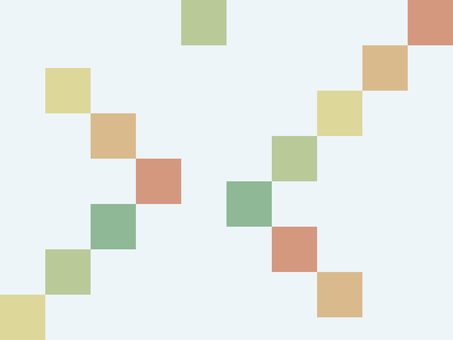
#> input picture hwang/imgSet/real_4.jpg, 453 x 340 px, found by its file name
$ python test.py
#> lines starting #> are read from the running program, lines starting #| are printed output that depends on the picture
import math
import cv2 as cv
import numpy as np
import time

# pickColor.py와 동일한 코드
# 단, 테스트에 용이하도록 파라미터 조절할 수 있게 기능을 추가함
##############################################################
# 목표 : 화면에서 네모를 찾아라.
# 1. 이미지를 읽는다.
# 2. 읽어온 이미지를 HSV로 분류하고, 전체 픽셀 정보를 저장한다.
# 3. 기준 색상을 정하고, 기준색상과 다른 픽셀 값을 찾기 시작한다.
# 4. 기준 색상과 다른 픽셀 값을 찾으면 해당 픽셀과 유사한 색상 범위를 가지는 mask를 만들고, 이 mask가 적용된 이미지를 뽑는다.
# 5. mask가 적용된 이미지를 grayscale -> binary 처리한다. 이제 해당 색상만 보이는 이미지가 나온다.
# 6. 이미지 값이 존재하는 폐곡선 영역을 찾는다. 선이 너무 세밀하면 안되기 때문에 모폴로지를 적용해서 적당히 선을 뭉갠다.
# 7. 해당 폐곡선의 꼭지점 갯수를 구한다. 꼭지점의 갯수가 4개인 것이 네모이다.

###############################################################
# 전역 변수 모음
# 테스트할 파일 이름
testFile = 'hwang/imgSet/real_4.jpg'
# ROI 가로, 세로 길이 (ROI 내의 평균 색상을 구하는데 사용한다. 크기가 클수록 정확한 색상을 찾기 힘들다. 대신 계산량이 줄어든다.)
# roiLength = 5
# mask 생성 시 H값의 범위
# maskDistance = 30
# 모폴로지 적용할 kernel 크기 (커널 사이즈가 작을수록 인근한 색상을 하나의 집합으로 묶는다.)
# kernelSize = 5
# 외곽선을 단순화하기 위한 epsilon 계수 (적을수록 세밀하게, 클수록 뭉뚝하게 외곽선을 그리게 된다.)
# epsilonCount = 0.015
# 색상의 유사도 거리 (거리가 가까울수록 인접한 색상이다.)
# ranges = 20
# 찾은 사각형 카운트 수
# rectangleCount = 0
###############################################################

# 2개의 색상값을 입력 받을 시, 2개의 색상 유사도 거리값 구하는 메소드
def findTwoColorDistanceHSV(hsvColor1, hsvColor2):
    # d = sqrt{(h1-h2)^2 + (s1-s2)^2 + (v1-v2)^2}
    hsvColor1H = int(hsvColor1[0])
    hsvColor1S = int(hsvColor1[1])
    hsvColor1V = int(hsvColor1[2])
    hsvColor2H = int(hsvColor2[0])
    hsvColor2S = int(hsvColor2[1])
    hsvColor2V = int(hsvColor2[2])

    x1 = (hsvColor1S * math.cos(2 * (math.pi * (hsvColor1H / 255))) * hsvColor1V) / 255
    y1 = (hsvColor1S * math.sin(2 * (math.pi * (hsvColor1H / 255))) * hsvColor1V) / 255
    z1 = hsvColor1V

    x2 = (hsvColor2S * math.cos(2 * (math.pi * (hsvColor2H / 255))) * hsvColor2V) / 255
    y2 = (hsvColor2S * math.sin(2 * (math.pi * (hsvColor2H / 255))) * hsvColor2V) / 255
    z2 = hsvColor2V

    distance = math.sqrt(pow((x1 - x2), 2) + pow((y1 - y2), 2) + pow((z1 - z2), 2))
    return distance

# 입력 받은 색상을 기준으로 mask 생성하는 메소드
def makeMaskImg(h, s, v):
    # 선택된 색상을 기준으로 비슷한 색상 lower, upper 범위 설정
    # maskDistance = cv.getTrackbarPos('maskDistance', 'imgResult')
    # s = cv.getTrackbarPos('mask_hsv_S', 'imgResult')
    # v = cv.getTrackbarPos('mask_hsv_V', 'imgResult')

    if h < maskDistance:
        lowerBlueA1 = np.array([h - maskDistance + 180, s, v])
        upperBlueA1 = np.array([180, 255, 255])
        lowerBlueA2 = np.array([0, s, v])
        upperBlueA2 = np.array([h, 255, 255])
        lowerBlueA3 = np.array([h, s, v])
        upperBlueA3 = np.array([h + maskDistance, 255, 255])

    elif h > 180 - maskDistance:
        lowerBlueA1 = np.array([h, s, v])
        upperBlueA1 = np.array([180, 255, 255])
        lowerBlueA2 = np.array([0, s, v])
        upperBlueA2 = np.array([h + maskDistance - 180, 255, 255])
        lowerBlueA3 = np.array([h - maskDistance, s, v])
        upperBlueA3 = np.array([h, 255, 255])

    else:
        lowerBlueA1 = np.array([h, s, v])
        upperBlueA1 = np.array([h + maskDistance, 255, 255])
        lowerBlueA2 = np.array([h - maskDistance, s, v])
        upperBlueA2 = np.array([h, 255, 255])
        lowerBlueA3 = np.array([h - maskDistance, s, v])
        upperBlueA3 = np.array([h, 255, 255])

    # 범위값으로 HSV에서 마스크 생성
    imgMaskA1 = cv.inRange(imgColorHsv, lowerBlueA1, upperBlueA1)
    imgMaskA2 = cv.inRange(imgColorHsv, lowerBlueA2, upperBlueA2)
    imgMaskA3 = cv.inRange(imgColorHsv, lowerBlueA3, upperBlueA3)
    temp = cv.bitwise_or(imgMaskA1, imgMaskA2)
    imgMaskResult = cv.bitwise_or(imgMaskA3, temp)

    # 모폴로지 적용
    kernel = np.ones((kernelSize, kernelSize), np.uint8)
    imgMaskResult = cv.morphologyEx(imgMaskResult, cv.MORPH_OPEN, kernel)
    imgMaskResult = cv.morphologyEx(imgMaskResult, cv.MORPH_CLOSE, kernel)

    # 최종적으로 비슷한 색만 적용된 이미지 추출
    imgResult = cv.bitwise_and(imgColorBGR, imgColorBGR, mask=imgMaskResult)

    # cv.imshow('mask', imgResult)
    return imgResult

# 입력받은 HSV 이미지를 이진화하기
def changeBinaryImage(imageColor):
    imgGrayscale = cv.cvtColor(imageColor, cv.COLOR_BGR2GRAY)
    ret, imgBinary = cv.threshold(imgGrayscale, 127, 255, cv.THRESH_BINARY|cv.THRESH_OTSU)
    # [4 lines of commented-out code are left out]

    return imgBinary

# 외곽선 정보 찾기
def findContoursInfo(originalImage, imageColor, imageBinary):
    # contours = 동일한 색을 가지고 있는 영역의 경계선 정보
    # RETR_EXTERNAL = contours 정보 중에서 바깥쪽 라인만 찾는다.
    # CHAIN_APPROX_SIMPLE = contours 라인을 그릴 수 있는 포인트를 반환
    contours, hierarchy = cv.findContours(imageBinary, cv.RETR_EXTERNAL, cv.CHAIN_APPROX_SIMPLE)

    for count in contours:
        # countours의 꼭지점 갯수
        # epsilon = 근사 정확도, 외곽선 길이값 구하기 위한 값, 외곽선이 닫힌 폐외곽선 기준
        epsilon = epsilonCount * cv.arcLength(count, True)
        # approx = epsilon값에 따라 꼭지점 수를 줄여서 새로운 도형을 반환
        approx = cv.approxPolyDP(count, epsilon, True)

        # 반환된 도형의 꼭지점 갯수
        size = len(approx)
        # 네모는 꼭지점이 4개다. 4개일때만 체크한다.
        if cv.isContourConvex(approx):
            if size == 4:
                cv.line(originalImage, tuple(approx[0][0]), tuple(approx[size-1][0]), (0, 255, 0), 3)
                for k in range(size - 1):
                    cv.line(originalImage, tuple(approx[k][0]), tuple(approx[k + 1][0]),(0, 255, 0), 3)

                global rectangleCount
                rectangleCount += 1
                setLabel(originalImage, str(rectangleCount), count)

    # [4 lines of commented-out code are left out]
    return originalImage

def setLabel(image, str, contour):
    (textWidth, textHeight), baseLine = cv.getTextSize(str, cv.FONT_HERSHEY_SIMPLEX, 0.7, 1)
    x, y, width, height = cv.boundingRect(contour)
    ptX = x + int((width - textWidth) / 2)
    ptY = y + int((height + textHeight) / 2)
    cv.rectangle(image, (ptX, ptY + baseLine), (ptX + textWidth, ptY - textHeight), (200, 200, 200), cv.FILLED)
    cv.putText(image, str, (ptX, ptY), cv.FONT_HERSHEY_SIMPLEX, 0.7, (0, 0, 0), 1, 8)

def refresh(x):
    pass


# start_vect=time.time()
cv.namedWindow('result')

# [14 lines of commented-out code are left out]

cv.createTrackbar('roiLength', 'result', 0, 10, refresh)
cv.setTrackbarPos('roiLength', 'result', 5)

cv.createTrackbar('maskDistance', 'result', 0, 50, refresh)
cv.setTrackbarPos('maskDistance', 'result', 10)

cv.createTrackbar('kernelSize', 'result', 0, 20, refresh)
cv.setTrackbarPos('kernelSize', 'result', 3)

cv.createTrackbar('epsilonCount', 'result', 0, 180, refresh)
cv.setTrackbarPos('epsilonCount', 'result', 175)

cv.createTrackbar('ranges', 'result', 0, 100, refresh)
cv.setTrackbarPos('ranges', 'result', 15)

while(True):
    rectangleCount = 0
    # 1. 이미지를 BGR로 읽어오기
    imgColorBGR = cv.imread(testFile, cv.IMREAD_COLOR)
#> imgColorBGR is the input picture: shape (340, 453, 3); mean B, G, R 228.5, 234.3, 230
    copyImage = cv.imread(testFile, cv.IMREAD_COLOR)

    # 2. 읽어온 이미지를 BGR -> HSV로 변경
    imgColorHsv = cv.cvtColor(imgColorBGR, cv.COLOR_BGR2HSV)
#> imgColorHsv: shape (340, 453, 3); mean H, S, V 84.8, 23.7, 240.6
    # 가로, 세로 길이 구하기
    height, width = imgColorBGR.shape[:2]
#> height = 340; width = 453
    # print(f'height={height}', f'width={width}')

    # 2. HSV 모든 픽셀 정보를 저장
    pixelInfo = [[0 for x in range(width)] for y in range(height)]
    for i in range(0, height):
        for j in range(0, width):
            pixelInfo[i][j] = imgColorHsv[i, j]
#> after the loop, pixelInfo = 340 items

    # 3. 기준 색상 정하기 (좌측 상단 시작점)
    baseColor = pixelInfo[0][0]
#> baseColor = [98, 11, 248]

    distanceArray = []
    savePixelList = []
    savePixelList.append(baseColor)

    j = 0

    # 3. 기준 색상과 다른 픽셀을 찾는다.
    while j < height:
        i = 0
        while i < width:
            # 비교군 색상을 정하고, 기준 색상과 비교군 색상의 색상 유사도 거리값을 구한다.
            comparisonColor = pixelInfo[j][i]
#> comparisonColor = [98, 11, 248]
            arraySize = len(savePixelList)
#> arraySize = 1

            # 저장된 픽셀 정보와 현재 비교할 색상의 유사도 값을 전부 비교한다.
            # 모든 비교값이 ranges보다 커야 한다. 하나라도 작다면 이미 사전에 비교한 색상이다.
            flag = True
            for k in range(0, arraySize):
                distance = findTwoColorDistanceHSV(savePixelList[k], comparisonColor)
#> in findTwoColorDistanceHSV, `hsvColor1H = int(hsvColor1[0])`: hsvColor1H = 98
#> in findTwoColorDistanceHSV, `hsvColor1S = int(hsvColor1[1])`: hsvColor1S = 11
#> in findTwoColorDistanceHSV, `hsvColor1V = int(hsvColor1[2])`: hsvColor1V = 248
#> in findTwoColorDistanceHSV, `hsvColor2H = int(hsvColor2[0])`: hsvColor2H = 98
#> in findTwoColorDistanceHSV, `hsvColor2S = int(hsvColor2[1])`: hsvColor2S = 11
#> in findTwoColorDistanceHSV, `hsvColor2V = int(hsvColor2[2])`: hsvColor2V = 248
#> in findTwoColorDistanceHSV, `x1 = (hsvColor1S * math.cos(2 * (math.pi * (hsvColor1H / 255))) * hsvC..`: x1 = -7.99
#> in findTwoColorDistanceHSV, `y1 = (hsvColor1S * math.sin(2 * (math.pi * (hsvColor1H / 255))) * hsvC..`: y1 = 7.11
#> in findTwoColorDistanceHSV, `z1 = hsvColor1V`: z1 = 248
#> in findTwoColorDistanceHSV, `x2 = (hsvColor2S * math.cos(2 * (math.pi * (hsvColor2H / 255))) * hsvC..`: x2 = -7.99
#> in findTwoColorDistanceHSV, `y2 = (hsvColor2S * math.sin(2 * (math.pi * (hsvColor2H / 255))) * hsvC..`: y2 = 7.11
#> in findTwoColorDistanceHSV, `z2 = hsvColor2V`: z2 = 248
#> in findTwoColorDistanceHSV, `distance = math.sqrt(pow((x1 - x2), 2) + pow((y1 - y2), 2) + pow((z1 -..`: distance = 0
#> distance = 0
                ranges = cv.getTrackbarPos('ranges', 'result')

                if ranges >= distance:
                    flag = False

            # 위에서 비교한 결과 모든 비교값이 ranges보다 크다면 (flag == true라면)
            # 만약 유사도 거리가 큰 색상을 찾았다면, 마스크를 생성한다.
            if flag == True:
                # 일단 이 색상은 비교할 색상으로 인정되었기 때문에, 픽셀 정보 배열에 저장한다.
                savePixelList.append(comparisonColor)
                # 주변 근접한 색상을 묶어서 ROI 생성
                # 비교대상 hsv 색상을 뽑는 메소드, ROI 크기를 설정하고 해당 크기 내의 평균값을 뽑는다.
                roiLength = cv.getTrackbarPos('roiLength', 'result')

                roi = imgColorBGR[j:j + roiLength, i: i + roiLength]
                roi = cv.medianBlur(roi, 3)
                hsv = cv.cvtColor(roi, cv.COLOR_BGR2HSV)
                h, s, v =cv.split(hsv)
                h = h.mean()
                s = s.mean()
                v = v.mean()
                h = int(h)
                s = int(s)
                v = int(v)

                # 생성된 ROI를 기반으로 하는 mask 생성
                maskDistance = cv.getTrackbarPos('maskDistance', 'result')
                kernelSize = cv.getTrackbarPos('kernelSize', 'result')
                epsilonCount = cv.getTrackbarPos('epsilonCount', 'result')
                epsilonCount = float(epsilonCount)/1000

                resultImage = makeMaskImg(h, s, v)
                resultImageBinary = changeBinaryImage(resultImage)
                findContoursInfo(copyImage, resultImage, resultImageBinary)
            i += 5
        j += 5

    # print(savePixelList)
    cv.imshow('result', copyImage)
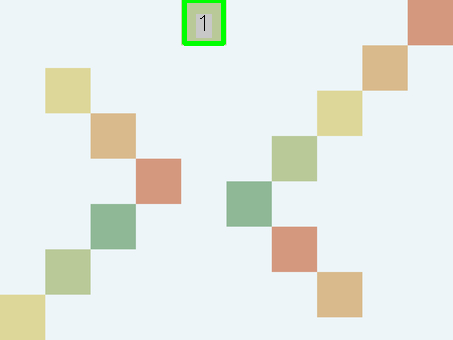
#> window 'result': shape (340, 453, 3); mean B, G, R 227.9, 234.6, 229.1
    print(rectangleCount)
    cv.waitKey(0)

$ run again, with hwang/imgSet/real_2.jpg copied over hwang/imgSet/real_4.jpg
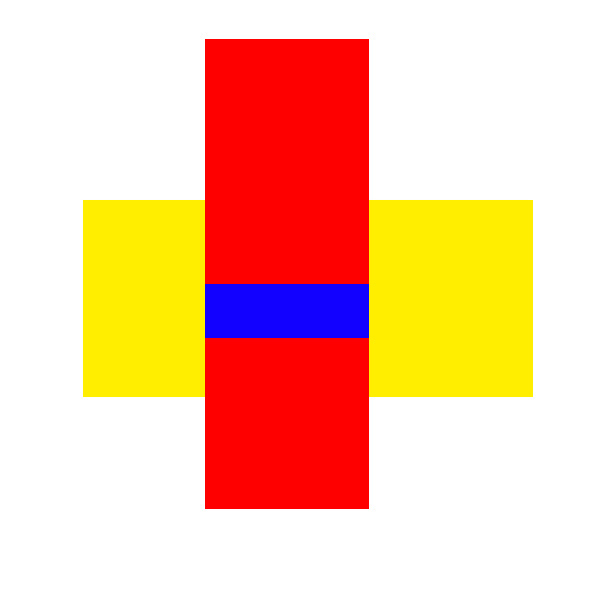
#> input picture hwang/imgSet/real_2.jpg, 600 x 600 px, found by its file name
#> imgColorBGR is the input picture: shape (600, 600, 3); mean B, G, R 166.8, 197.8, 249
#> imgColorHsv: shape (600, 600, 3); mean H, S, V 8.1, 94.5, 254.8
#> after the loop `for i in range(0, height):`: pixelInfo = 600 items
#> baseColor = [0, 0, 255]
#> arraySize = 1
#> hsvColor1H = 0
#> hsvColor1V = 255
#> hsvColor2H = 0
#> hsvColor2V = 255
#> x1 = 0
#> z1 = 255
#> x2 = 0
#> z2 = 255
#> in findTwoColorDistanceHSV, `distance = math.sqrt(pow((x1 - x2), 2) + pow((y1 - y2), 2) + pow((z1 -..`: distance = 0
#> `cv.imshow('result', copyImage)`:
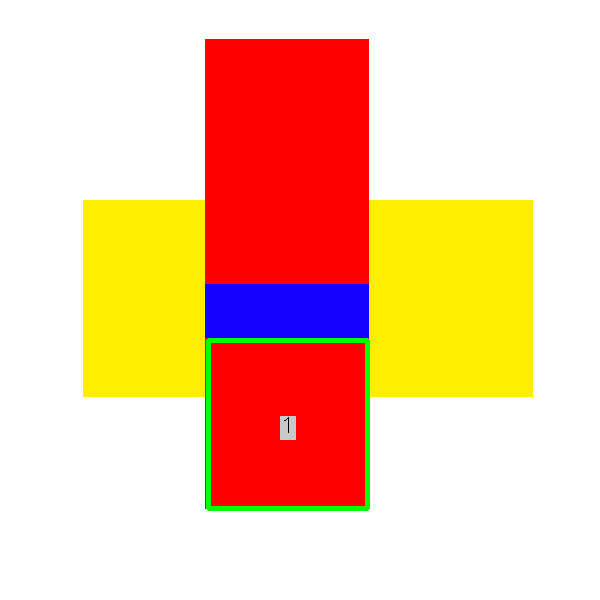
#> window 'result': shape (600, 600, 3); mean B, G, R 166.7, 199.9, 246.6
